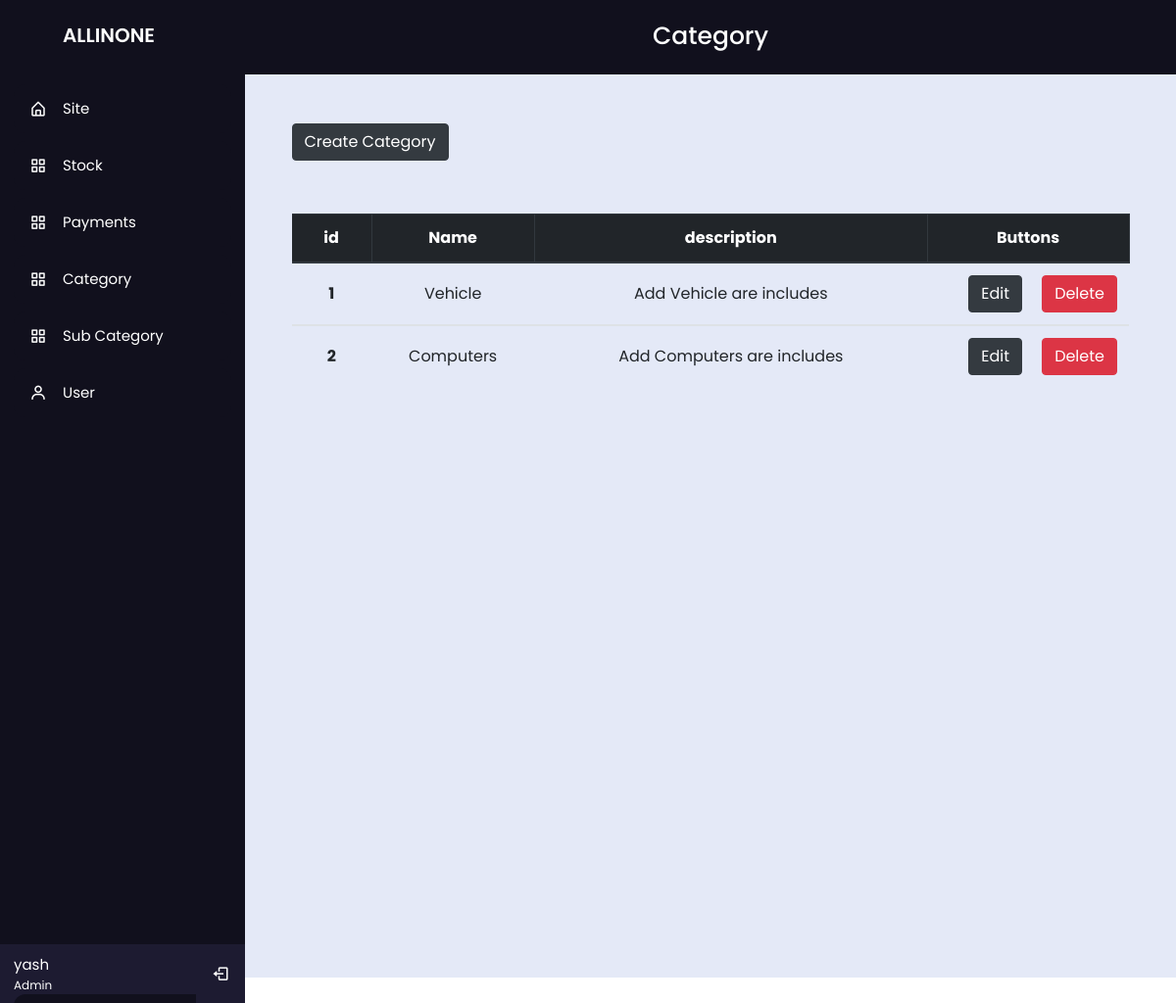
The app's page /Admin/Admin_Category.php (signed in) with its own data.
### tables this page shows
CREATE TABLE IF NOT EXISTS `users` (
  `Uid` int(11) NOT NULL AUTO_INCREMENT,
  `UName` varchar(50) NOT NULL,
  `Email` varchar(100) NOT NULL,
  `Te_No` text NOT NULL,
  `Type` varchar(10) NOT NULL,
  `Password` varchar(20) NOT NULL,
  `Image` varchar(200) NOT NULL,
  PRIMARY KEY (`Uid`)
);

CREATE TABLE IF NOT EXISTS `category` (
  `CId` int(11) NOT NULL AUTO_INCREMENT,
  `CName` varchar(100) NOT NULL,
  `Cdescription` varchar(200) NOT NULL,
  PRIMARY KEY (`CId`)
);

### Admin/Admin_Category.php (the view, shortened to what this page needs)
<?php
include("dbconnect.php");
$email = $_SESSION['email'];
$sql_s = "SELECT * FROM users WHERE Email='$email' ";
$result_s = mysqli_query($conn, $sql_s);
$row_s = mysqli_fetch_array($result_s);
$UName = $row_s["UName"];
?>
<!DOCTYPE html>
<html lang="en">
<head>
    <link rel="stylesheet" href="css/Category.css">
    <link href='https://unpkg.com/boxicons@2.0.7/css/boxicons.min.css' rel='stylesheet'>
    <link rel="stylesheet" href="https://cdn.jsdelivr.net/npm/bootstrap@4.0.0/dist/css/bootstrap.min.css">
</head>
<body>
  <div class="main_Wrap">
       <div class="sidebar">
        <div class="logo-details">
          <div class="logo_name" style="margin-left:50px" >ALLINONE</div>
        </div>
        <ul class="nav-list">
          <li>
            <a href="../User/Home.php">
              <i class='bx bx-home-alt'></i>
              <span class="links_name">Site</span>
            </a>
          </li>
          <li>
            <a href="Admin_Stock.php">
              <i class='bx bx-grid-alt'></i>
              <span class="links_name">Stock</span>
            </a>
          </li>
          <li>
            <a href="Admin_Payment.php">
              <i class='bx bx-grid-alt'></i>
              <span class="links_name">Payments</span>
            </a>
          </li>
          <li>
            <a href="Admin_Category.php">
              <i class='bx bx-grid-alt'></i>
              <span class="links_name">Category</span>
            </a>
          </li>
          <li>
            <a href="Admin_Sub_Category.php">
              <i class='bx bx-grid-alt' ></i>
              <span class="links_name">Sub Category</span>
            </a>
          </li>
          <li>
            <a href="Admin_User.php">
              <i class='bx bx-user' ></i>
              <span class="links_name">User</span>
            </a>
          </li>
          <li class="profile">
            <div class="profile-details">
              <div class="name_job">
                <div class="name"><?php echo $UName; ?></div>
                <div class="job">Admin</div>
              </div>
            </div>
            <a href="../User/Logout.php"><i class='bx bx-log-out' id="log_out" ></i></a>
          </li>
        </ul>
      </div>
      <section class="home-section">
        <div class="text">Category</div>
          <div class="conten">
            <div class="buttons-div">
              <div class="addbutton">
                <form action="#" method="post">
                  <button type="button" class="btn btn-dark" data-toggle="modal" data-target="#exampleModal"> Create Category </button>
                </form>
              </div>
            </div>
            <table class="table" style=" margin-top: -20px;">
              <thead class="thead-dark">
                <tr>
                  <th class="collom1" scope="col"> id </th>
                  <th class="collom2" scope="co1"> Name </th>
                  <th class="collom3" scope="col"> description </th>
                  <th class="collom4" scope="col"> Buttons </th>
                </tr>
              </thead>
              <?php
                include("dbconnect.php");
                $sql = "SELECT * FROM category";
                $result = mysqli_query($conn,$sql);
						    while($row = mysqli_fetch_array($result))
					      {
				      ?>
              <tbody>
                <tr>
                  <th scope="row"><div class="CId"><?php echo $row['CId']; ?></div></th>
                  <td><div class="CName"><?php echo $row['CName']; ?></div></td>
                  <td><div class="description"><?php echo $row['Cdescription']; ?></div> </td>
                  <td>
                    <div class="cbuttons" style="display: flex;">
                        <form action="#" method="get" style=" margin-left: 30px;">
                            <input type="submit" id="Edit" name="Edit" class="btn btn-dark" data-toggle="modal" data-target="#exampleModa2" Value="Edit">
                        </form>
                        <form action="#" method="get" style=" margin-left: 20px;">
                            <input type="submit" id="Delete" name="Delete" class="btn btn-danger" Value="Delete">
                        </form>
                    </div>
                  </td>
                </tr>
              </tbody>
              <?php } ?>
            </table>
          </div>
      </section>
    </div>
</body>
</html>

### Admin/css/Category.css (style rules this page uses)
* { margin: 0; padding: 0; box-sizing: border-box; font-family: "Poppins" , sans-serif; }
ul { list-style: none; }
.main_Wrap { display: flex; }
.sidebar { position: fixed; left: 0; top: 0; height: 100%; width: 250px; background: #11101D; padding: 6px 14px; z-index: 99; transition: all 0.5s ease; float: left; }
.sidebar .logo-details { height: 60px; display: flex; align-items: center; position: relative; }
.sidebar .logo-details .logo_name { color: #fff; font-size: 20px; font-weight: 600; opacity: 1; transition: all 0.5s ease; }
.sidebar i { color: #fff; height: 60px; min-width: 50px; font-size: 28px; text-align: center; line-height: 60px; }
.sidebar .nav-list { margin-top: 20px; height: 100%; }
.sidebar li { position: relative; margin: 8px 0; list-style: none; }
.sidebar li a { display: flex; height: 100%; width: 100%; border-radius: 12px; align-items: center; text-decoration: none; transition: all 0.4s ease; background: #11101D; }
.sidebar li a .links_name { color: #fff; font-size: 15px; font-weight: 400; white-space: nowrap; opacity: 1; pointer-events: none; transition: 0.4s; }
.sidebar li i { height: 50px; line-height: 50px; font-size: 18px; border-radius: 12px; }
.sidebar li.profile { position: fixed; height: 60px; width: 250px; left: 0; bottom: -8px; padding: 10px 14px; background: #1d1b31; transition: all 0.5s ease; overflow: hidden;margin-left: 0px; }
.sidebar li .profile-details { display: flex; align-items: center; flex-wrap: nowrap; }
.sidebar li.profile .name, .sidebar li.profile .job { font-size: 15px; font-weight: 400; color: #fff; white-space: nowrap; }
.sidebar li.profile .job { font-size: 12px; }
.sidebar .profile #log_out { position: absolute; top: 50%; right: 0; transform: translateY(-50%); background: #1d1b31; width: 50px; height: 60px; line-height: 60px; border-radius: 0px; transition: all 0.5s ease; }
.home-section { height: 1000px; background: #E4E9F7; margin-left: 250px; width:100%; transition: all 0.5s ease; z-index: 2; float: right }
.home-section .text { width: 100%; display: inline-block; background: #11101D; color: #fff; font-size: 25px; font-weight: 500; padding: 20px; text-align: center; }
.conten { width: 90%; margin: auto auto; margin-top: 30px; }
.table { margin-top: 30px; }
.CId { width: 100%; text-align: center; margin-top: 7px; }
.CName { width: 100%; text-align: center; margin-top: 7px; }
.description { width: 100%; text-align: center; margin-top: 7px; }
.cbuttons { width: 100%; text-align: center; }
.collom1 { width: 10%; text-align: center; border-right: 1px solid #E4E9F7; }
.collom2 { width: 20%; text-align: center; border-right: 1px solid #E4E9F7; }
.collom3 { width: 50%; text-align: center; border-right: 1px solid #E4E9F7; }
.collom4 { width: 20%; text-align: center; border-right: 1px solid #E4E9F7; }
.buttons-div { display: flex; margin-top: 50px; margin-bottom: 50px; }
.addbutton { width: 20%; }

### Admin/Admin_Category.php (style rules this page uses)
body { margin-top:-26px }

### records on screen
users: UName "yash"
category: CId "1", CName "Vehicle", Cdescription "Add Vehicle are includes"
category: CId "2", CName "Computers", Cdescription "Add Computers are includes"
